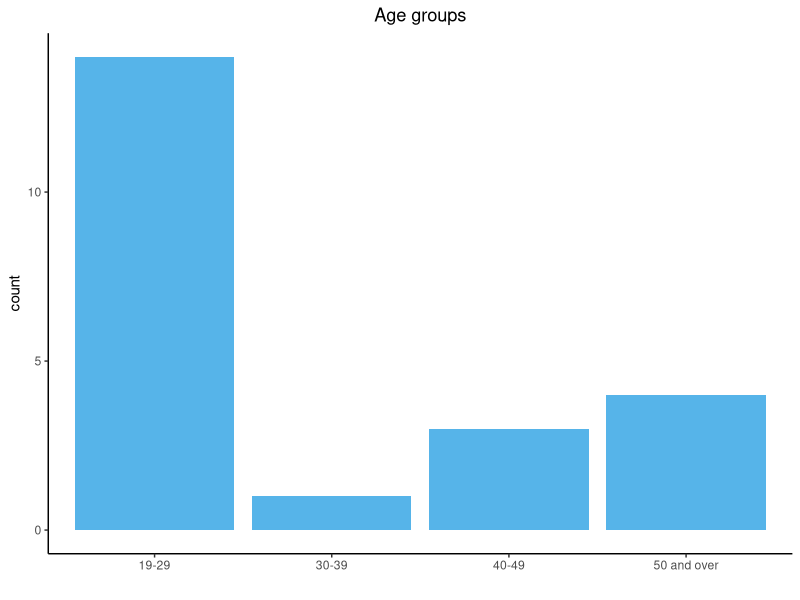
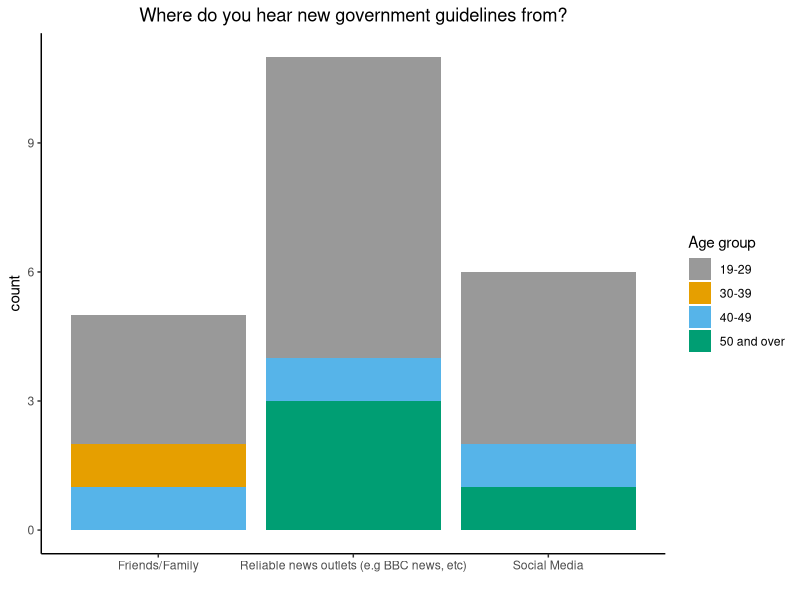
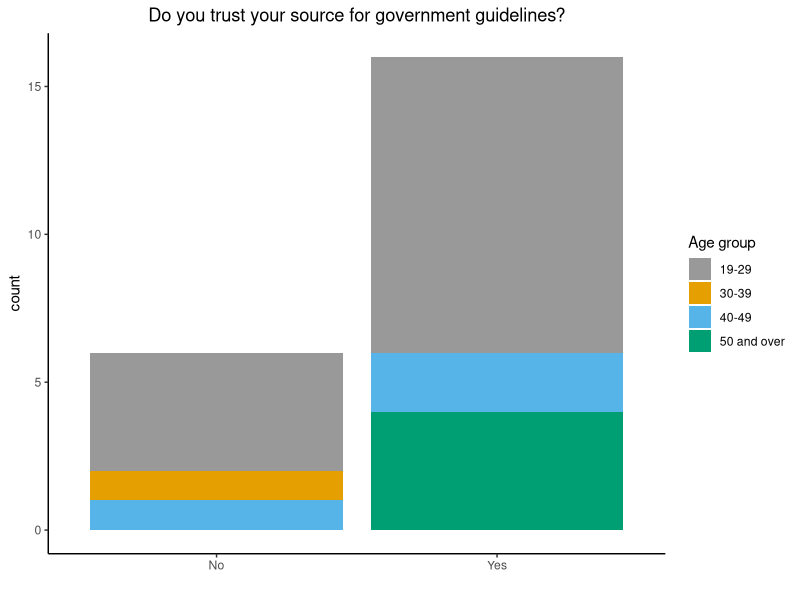
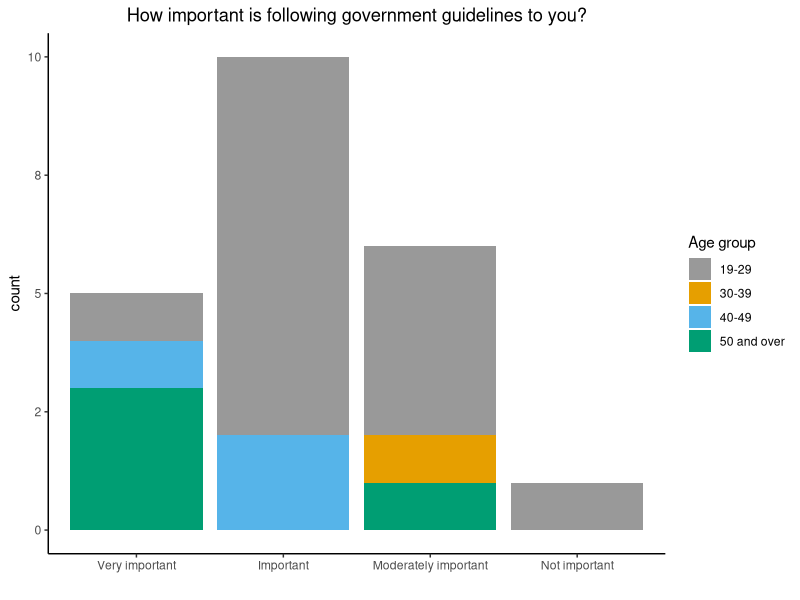
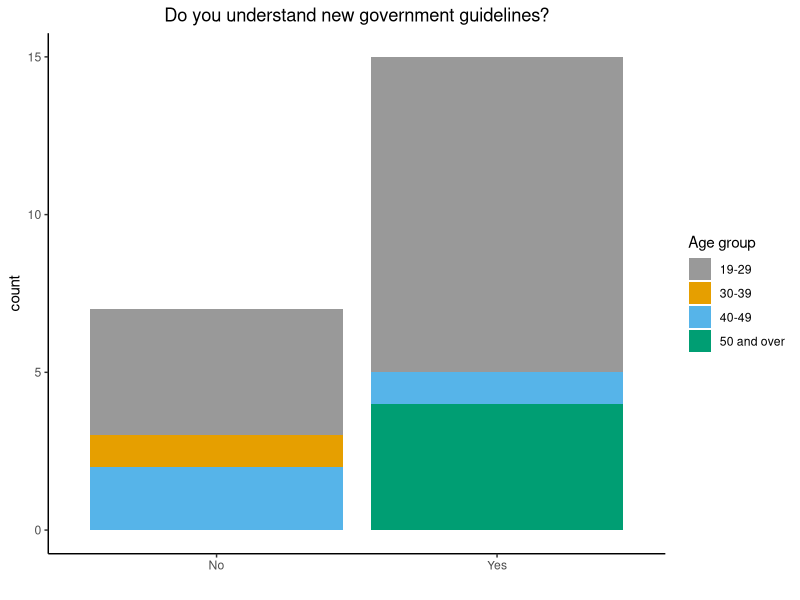
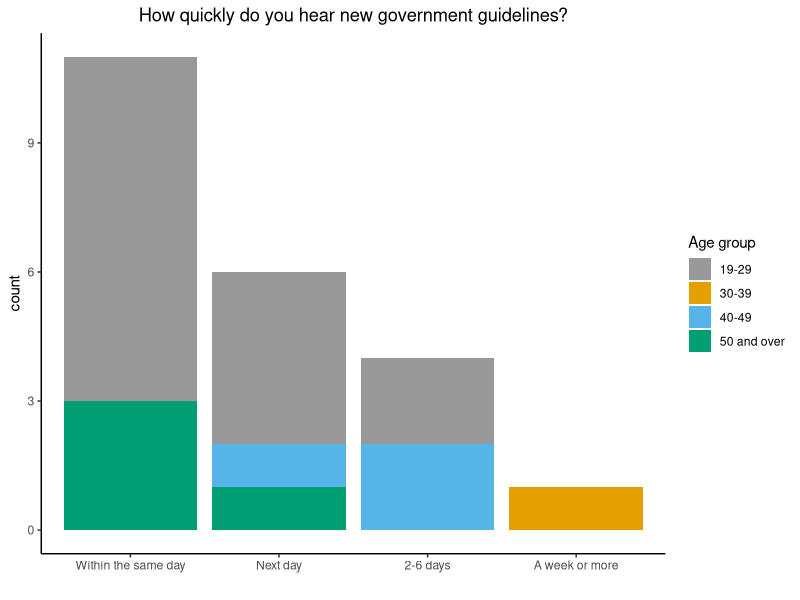
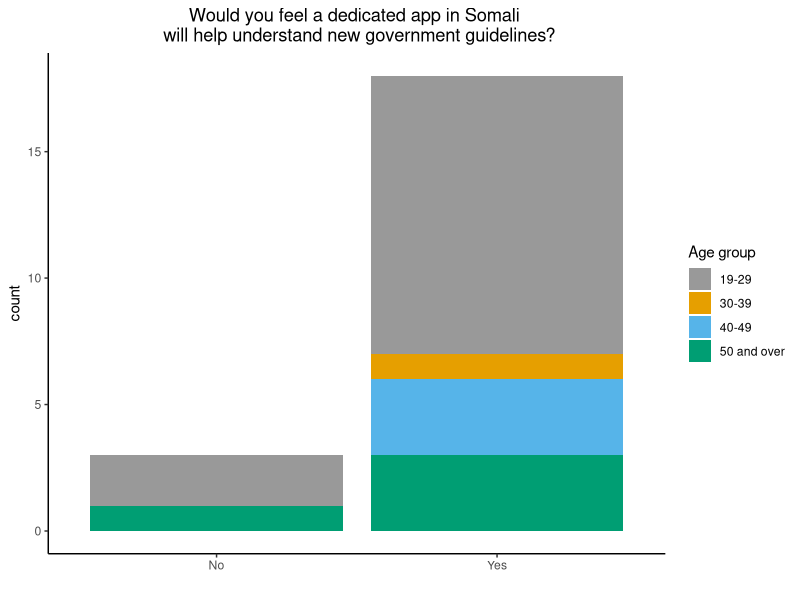
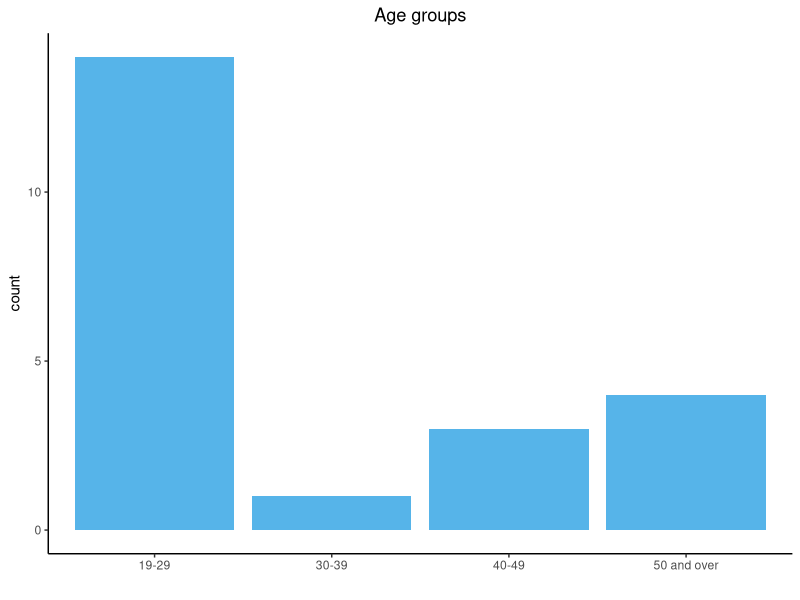

R code for these plots, in order:
## ---- chunk 1
knitr::opts_chunk$set(echo = TRUE)
## ---- chunk 2
library(ggplot2)
library(reshape2)
## ---- chunk 3
setwd("C:/Users/user/Desktop/2020-hackathon-team-3/MarketResearch")
dat <- read.csv("Survey for the effectiveness of communication of UK government guidance to the Somali community (Responses) - Form Responses 1.csv", header = T, stringsAsFactors = F)
## ---- chunk 4
col <- 2
h1 <- "Age range"
tbl <- as.data.frame(table(dat[,col]))
colnames(tbl) <- c(h1, "count")
tbl[,1] <- as.character(tbl[,1])

png("Q1 Answers.png")
ggplot(tbl, aes(x = `Age range`, y = count, fill = "#56B4E9")) +
  geom_col(position="dodge") +
  scale_fill_manual(values = rep("#56B4E9",4)) +
  theme_bw() + 
  theme(panel.border = element_blank(), panel.grid.major = element_blank(),
        panel.grid.minor = element_blank(), axis.line = element_line(colour = "black")) +
  theme(legend.position = "none") +
  labs(title = "Age groups",
       fill = "Age group", x = " ")+
  theme(plot.title = element_text(hjust = 0.5))
dev.off()

ggplot(tbl, aes(x = `Age range`, y = count, fill = "#56B4E9")) +
  geom_col(position="dodge") +
  scale_fill_manual(values = rep("#56B4E9",4)) +
  theme_bw() + 
  theme(panel.border = element_blank(), panel.grid.major = element_blank(),
        panel.grid.minor = element_blank(), axis.line = element_line(colour = "black")) +
  theme(legend.position = "none") +
  labs(title = "Age groups",
       fill = "Age group", x = " ")+
  theme(plot.title = element_text(hjust = 0.5))
## ---- chunk 5
cbPalette <- c("#999999", "#E69F00", "#56B4E9", "#009E73")

png("Q2 Answers.png")
ggplot(dat, aes(x = dat[,3], fill = dat[,2])) +
  geom_bar(position="stack") +
  theme_bw() + 
  theme(panel.border = element_blank(), panel.grid.major = element_blank(),
        panel.grid.minor = element_blank(), axis.line = element_line(colour = "black")) +
  labs(title = "Where do you hear new government guidelines from?",
       fill = "Age group", x = " ") +
   scale_fill_manual(values=cbPalette)+
  scale_x_discrete(guide = guide_axis(n.dodge=2))+
  theme(plot.title = element_text(hjust = 0.5))
dev.off()

ggplot(dat, aes(x = dat[,3], fill = dat[,2])) +
  geom_bar(position="stack") +
  theme_bw() + 
  theme(panel.border = element_blank(), panel.grid.major = element_blank(),
        panel.grid.minor = element_blank(), axis.line = element_line(colour = "black")) +
  labs(title = "Where do you hear new government guidelines from?",
       fill = "Age group", x = " ") +
   scale_fill_manual(values=cbPalette)+
  theme(plot.title = element_text(hjust = 0.5))
## ---- chunk 6

png("Q3 Answers.png")
ggplot(dat, aes(x = dat[,4], fill = dat[,2])) +
  geom_bar(position="stack") +
  theme_bw() + 
  theme(panel.border = element_blank(), panel.grid.major = element_blank(),
        panel.grid.minor = element_blank(), axis.line = element_line(colour = "black")) +
  labs(title = "Do you trust your source for government guidelines?",
       fill = "Age group", x = " ") +
   scale_fill_manual(values=cbPalette)+
  theme(plot.title = element_text(hjust = 0.5))
dev.off()

ggplot(dat, aes(x = dat[,4], fill = dat[,2])) +
  geom_bar(position="stack") +
  theme_bw() + 
  theme(panel.border = element_blank(), panel.grid.major = element_blank(),
        panel.grid.minor = element_blank(), axis.line = element_line(colour = "black")) +
  labs(title = "Do you trust your source for government guidelines?",
       fill = "Age group", x = " ") +
   scale_fill_manual(values=cbPalette)+
  theme(plot.title = element_text(hjust = 0.5))
## ---- chunk 7

dat$How.important.is.following.Government.guidelines.to.you. <- factor(dat$How.important.is.following.Government.guidelines.to.you.,
                                                                       levels = c("Very important", "Important", "Moderately important", "Slightly important", "Not important"))
png("Q4 Answers.png")
ggplot(dat, aes(x = dat[,5], fill = dat[,2])) +
  geom_bar(position="stack") +
  theme_bw() + 
  theme(panel.border = element_blank(), panel.grid.major = element_blank(),
        panel.grid.minor = element_blank(), axis.line = element_line(colour = "black")) +
  labs(title = "How important is following government guidelines to you?",
       fill = "Age group", x  =  " ") +
   scale_fill_manual(values=cbPalette)+
  theme(plot.title = element_text(hjust = 0.5))+
  scale_y_continuous(labels = scales::number_format(accuracy = 1))
dev.off()

ggplot(dat, aes(x = dat[,5], fill = dat[,2])) +
  geom_bar(position="stack") +
  theme_bw() + 
  theme(panel.border = element_blank(), panel.grid.major = element_blank(),
        panel.grid.minor = element_blank(), axis.line = element_line(colour = "black")) +
  labs(title = "How important is following government guidelines to you?",
       fill = "Age group", x  =  " ") +
   scale_fill_manual(values=cbPalette)+
  theme(plot.title = element_text(hjust = 0.5)) +
  scale_y_continuous(labels = scales::number_format(accuracy = 1))
## ---- chunk 8

png("Q5 Answers.png")
ggplot(dat, aes(x = dat[,6], fill = dat[,2])) +
  geom_bar(position="stack") +
  theme_bw() + 
  theme(panel.border = element_blank(), panel.grid.major = element_blank(),
        panel.grid.minor = element_blank(), axis.line = element_line(colour = "black")) +
  labs(title = "Do you understand new government guidelines?",
       fill = "Age group",x = " ") +
   scale_fill_manual(values=cbPalette)+
  theme(plot.title = element_text(hjust = 0.5))
dev.off()

ggplot(dat, aes(x = dat[,6], fill = dat[,2])) +
  geom_bar(position="stack") +
  theme_bw() + 
  theme(panel.border = element_blank(), panel.grid.major = element_blank(),
        panel.grid.minor = element_blank(), axis.line = element_line(colour = "black")) +
  labs(title = "Do you understand new government guidelines?",
       fill = "Age group",x = " ") +
   scale_fill_manual(values=cbPalette)+
  theme(plot.title = element_text(hjust = 0.5))
## ---- chunk 9

dat$How.quickly.do.you.hear.new.government.guidelines. <- factor(dat$How.quickly.do.you.hear.new.government.guidelines.,
                                                                       levels = c("Within the same day","Next day", "2-6 days" ,"A week or more", "Other"))

png("Q6 Answers.png")
ggplot(dat, aes(x = dat[,7], fill = dat[,2])) +
  geom_bar(position="stack") +
  theme_bw() + 
  theme(panel.border = element_blank(), panel.grid.major = element_blank(),
        panel.grid.minor = element_blank(), axis.line = element_line(colour = "black")) +
  labs(title = "How quickly do you hear new government guidelines?",
       fill = "Age group", x = " ") +
   scale_fill_manual(values=cbPalette)+
  theme(plot.title = element_text(hjust = 0.5))
dev.off()

ggplot(dat, aes(x = dat[,7], fill = dat[,2])) +
  geom_bar(position="stack") +
  theme_bw() + 
  theme(panel.border = element_blank(), panel.grid.major = element_blank(),
        panel.grid.minor = element_blank(), axis.line = element_line(colour = "black")) +
  labs(title = "How quickly do you hear new government guidelines?",
       fill = "Age group", x = " ") +
   scale_fill_manual(values=cbPalette)+
  theme(plot.title = element_text(hjust = 0.5))
## ---- chunk 10
print("Do you think there is poor communication from the government and why?")
print(unique(dat$Do.you.think.there.is.poor.communication.from.the.government.and.why.))
## ---- chunk 11
print("Do you think the government want to support the Somali community? If not, why?")
print(unique(dat$Do.you.think.the.government.want.to.support.the.Somali.community..If.not..why.))
## ---- chunk 12

dat2 <- dat[,c(2,10)]
dat2 <- dat2[-4,]
dat2[10,2] <- "Yes"
dat2[19,2] <- "No"

png("Q8 Answers.png")
ggplot(dat2, aes(x = dat2[,2], fill = dat2[,1])) +
  geom_bar(position="stack") +
  theme_bw() + 
  theme(panel.border = element_blank(), panel.grid.major = element_blank(),
        panel.grid.minor = element_blank(), axis.line = element_line(colour = "black")) +
  labs(title = "Would you feel a dedicated app in Somali \n will help understand new government guidelines?",
       fill = "Age group", x = " ") +
   scale_fill_manual(values=cbPalette)+
  theme(plot.title = element_text(hjust = 0.5))
dev.off()

ggplot(dat2, aes(x = dat2[,2], fill = dat2[,1])) +
  geom_bar(position="stack") +
  theme_bw() + 
  theme(panel.border = element_blank(), panel.grid.major = element_blank(),
        panel.grid.minor = element_blank(), axis.line = element_line(colour = "black")) +
  labs(title = "Would you feel a dedicated app in Somali \n will help understand new government guidelines?",
       fill = "Age group", x = " ") +
   scale_fill_manual(values=cbPalette)+
  theme(plot.title = element_text(hjust = 0.5))
## ---- chunk 13
print("What features would you like to see in the app?")
print(unique(dat$What.features.would.you.like.to.see.in.the.app.))
